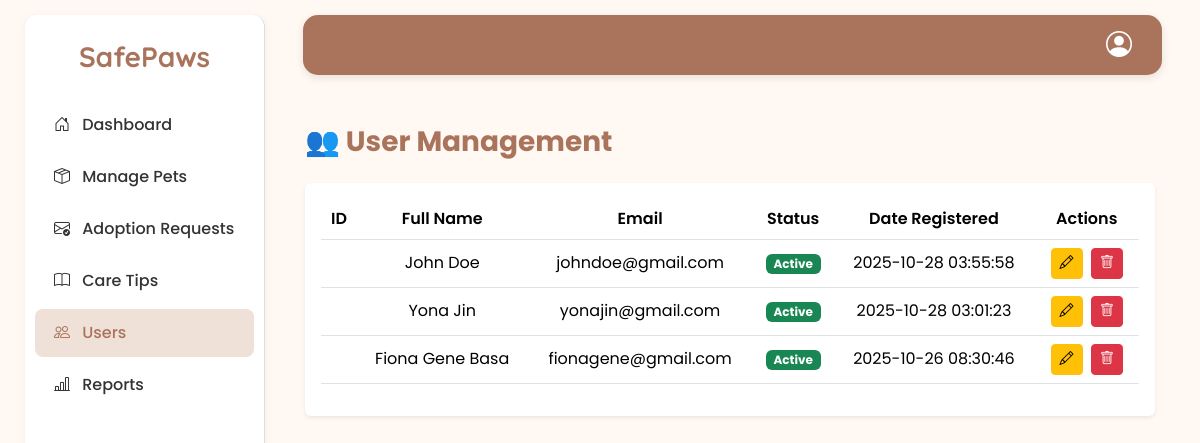
Page /admin/users.php (signed in) on the committed database.
### tables this page shows
CREATE TABLE `users` (
  `user_id` int(11) NOT NULL,
  `full_name` varchar(100) NOT NULL,
  `email` varchar(50) NOT NULL,
  `status` enum('Active','Inactive') NOT NULL DEFAULT 'Active',
  `password` varchar(255) NOT NULL,
  `date_registered` timestamp NOT NULL DEFAULT current_timestamp()
);

### admin/users.php (the view, shortened to what this page needs)
<?php
include '../config/db.php';
$result = mysqli_query($conn, "SELECT * FROM users ORDER BY date_registered DESC");
?>
<!DOCTYPE html>
<html lang="en">
<head>
<link href="https://cdn.jsdelivr.net/npm/bootstrap@5.3.3/dist/css/bootstrap.min.css" rel="stylesheet">
<link href="https://cdn.jsdelivr.net/npm/bootstrap-icons@1.11.3/font/bootstrap-icons.css" rel="stylesheet">
</head>
<body>
<div class="sidebar">
    <h2>SafePaws</h2>
    <nav class="nav flex-column text-start w-100">
      <a href="admin_dashboard.php" class="nav-link"><i class="bi bi-house-door me-2"></i> Dashboard</a>
      <a href="manage_pets.php" class="nav-link"><i class="bi bi-box-seam me-2"></i> Manage Pets</a>
      <a href="adoption_requests.php" class="nav-link"><i class="bi bi-envelope-check me-2"></i> Adoption Requests</a>
      <a href="care_tips.php" class="nav-link"><i class="bi bi-book me-2"></i> Care Tips</a>
      <a href="users.php" class="nav-link active"><i class="bi bi-people me-2"></i> Users</a>
      <a href="reports.php" class="nav-link"><i class="bi bi-bar-chart-line me-2"></i> Reports</a>
    </nav>
</div>
<div class="topbar">
  <i id="profileBtn" class="bi bi-person-circle"></i>
</div>
<div class="main-content">
<h3 class="fw-bold mb-4" style="color:#A9745B;">👥 User Management</h3>
<div class="table-responsive shadow-sm bg-white rounded p-3">
<table class="table align-middle">
<thead>
<tr>
<th>ID</th>
<th>Full Name</th>
<th>Email</th>
<th>Status</th>
<th>Date Registered</th>
<th>Actions</th>
</tr>
</thead>
<tbody>
<?php
if (mysqli_num_rows($result) > 0) {
    while ($row = mysqli_fetch_assoc($result)) {
        echo "<tr>
        <td>{$row['id']}</td>
        <td>{$row['full_name']}</td>
        <td>{$row['email']}</td>
        <td><span class='badge bg-".($row['status']=='Active'?'success':'secondary')."'>{$row['status']}</span></td>
        <td>{$row['date_registered']}</td>
        <td>
            <a href='edit_user.php?id={$row['id']}' class='btn btn-sm btn-warning btn-action'><i class='bi bi-pencil'></i></a>
            <button class='btn btn-sm btn-danger btn-action' data-bs-toggle='modal' data-bs-target='#deleteModal' data-id='{$row['id']}'>
                <i class='bi bi-trash'></i>
            </button>
        </td>
        </tr>";
    }
} else {
    echo "<tr><td colspan='6'>No registered users found.</td></tr>";
}
?>
</tbody>
</table>
</div>
</div>
</body>
</html>

### admin/users.php (style rules this page uses)
body { font-family: 'Poppins', sans-serif; background-color: #FFF8F3; padding: 15px; }
.sidebar { height: calc(100vh - 30px); width: 240px; background-color: #fff; border-right:1px solid #ddd; position: fixed; top:15px; left:25px; display:flex; flex-direction: column; align-items:center; box-shadow:0 2px 10px rgba(0,0,0,0.05); border-radius:12px; padding:25px 0; }
.sidebar h2 { font-family: 'Quicksand', sans-serif; color:#A9745B; font-weight:700; font-size:28px; margin-bottom:25px; }
.sidebar .nav { width:100%; }
.sidebar .nav-link { color:#333; font-weight:500; padding:12px 19px; display:block; border-radius:8px; margin:2px 10px; transition:0.3s; }
.sidebar .nav-link:hover, .sidebar .nav-link.active { background-color:#f0e1d8; color:#A9745B; }
.topbar { background-color:#A9745B; height:60px; display:flex; justify-content:flex-end; align-items:center; padding:0 30px; color:white; margin-left:288px; margin-right:23px; border-radius:15px; box-shadow:0 3px 8px rgba(0,0,0,0.1); position:relative; }
.topbar i { font-size:26px; cursor:pointer; transition:0.2s; }
.main-content { margin-left:260px; padding:30px; margin-top:20px; }
table { border-collapse: collapse; width:100%; }
th, td { text-align:center; padding:12px; vertical-align:middle; }
thead th { background-color:#f0e1d8; color:#A9745B; font-weight:600; }
tbody tr:nth-child(odd) { background-color:#fff; }
tbody tr:nth-child(even) { background-color:#f9f9f9; }
.btn-action { margin:0 2px; }

### rows in the picture
users: full_name "John Doe", email "johndoe@gmail.com", status "Active", date_registered "2025-10-28 03:55:58"
users: full_name "Yona Jin", email "yonajin@gmail.com", status "Active", date_registered "2025-10-28 03:01:23"
users: full_name "Fiona Gene Basa", email "fionagene@gmail.com", status "Active", date_registered "2025-10-26 08:30:46"
